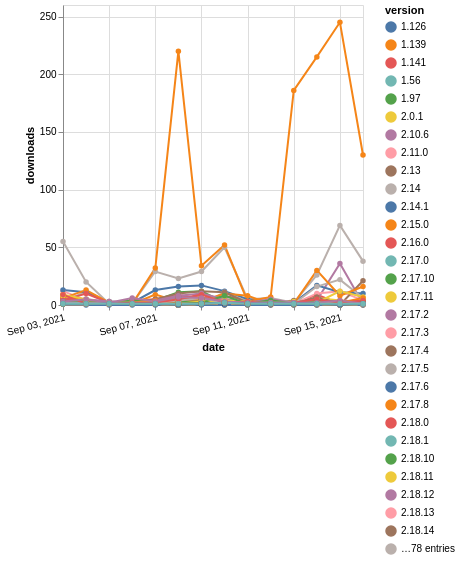

Vega-Lite specification stored for this chart:
### Vega-Lite specification from a JSON file in a GitHub repository (floating-point values rounded to 4 significant figures; data arrays with more than 128 entries replaced by an {"elided": "..."} marker saying what was removed)
{"$schema": "https://vega.github.io/schema/vega-lite/v5.json", "description": "A simple bar chart with embedded data.", "data": {"values": {"elided": "1490 records"}}, "width": "container", "mark": {"type": "line", "point": {"filled": true}}, "encoding": {"x": {"field": "date", "type": "temporal", "timeUnit": "yearmonthdate", "title": "date", "axis": {"labelAngle": -15}}, "y": {"field": "delta", "type": "quantitative", "title": "downloads"}, "color": {"field": "version", "type": "nominal"}, "tooltip": {"field": "delta"}}}
